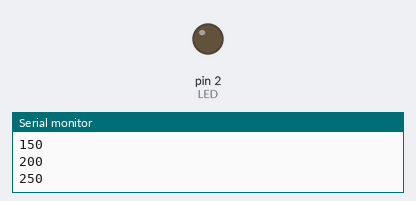
A sketch run on a simulated Arduino Uno, built with avr-gcc and run on an emulated ATmega328P. Parts: output pins drawn as LEDs (lit = HIGH), the last lines printed to the serial monitor.

Above: at 1.65 s.
At 18.5 s:
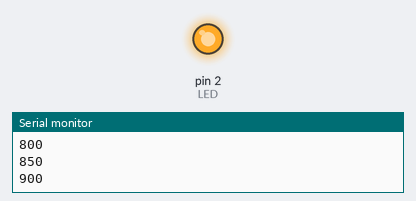
Timing chart, 0 to 24.7 s (numbered marks = the images above):
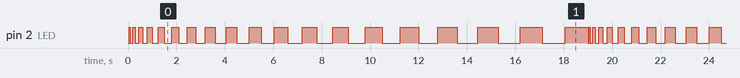

The sketch:

test_led.ino
```cpp
const int LED = 2;

void setup() {
  // put your setup code here, to run once:
  Serial.begin(115200);
  pinMode(LED, OUTPUT);

}

void loop() {
  // put your main code here, to run repeatedly:
  for (int i = 0; i < 1000; i = i + 50)
  {
    delay(i);
    digitalWrite(LED,HIGH);
    delay(i);
    digitalWrite(LED,LOW);
    Serial.println(i);
  }
}
```

Measured:
- by itself, pin 2 (LED): moves between LOW and HIGH, repeating every 19.0 s
- by itself, everything shown: repeats every 19.0 s, in 38 steps
